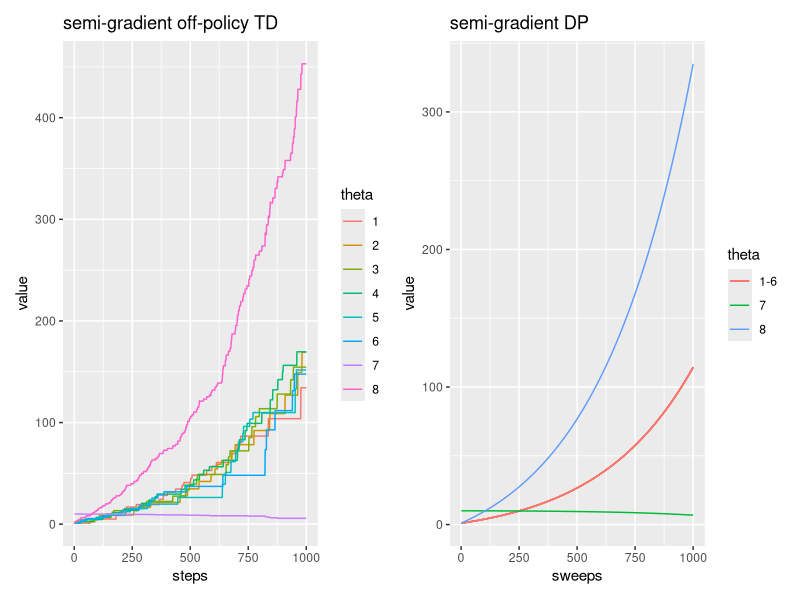
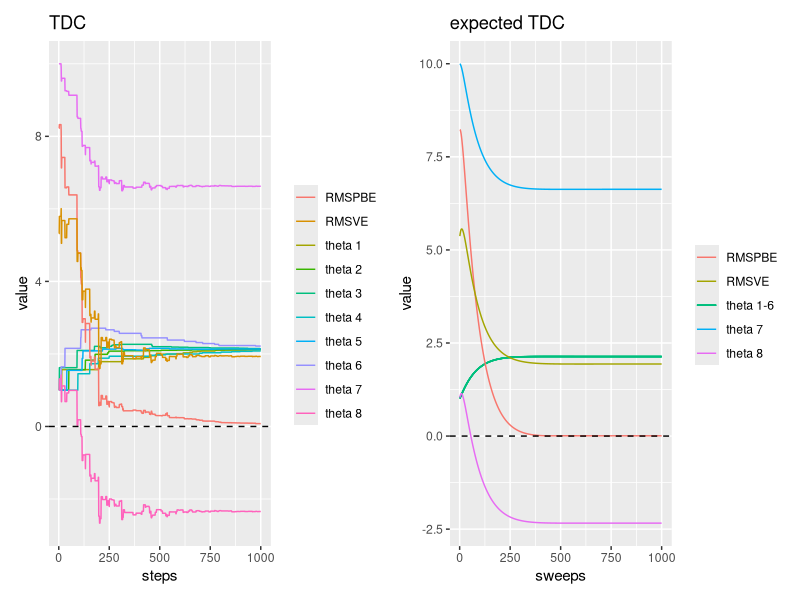
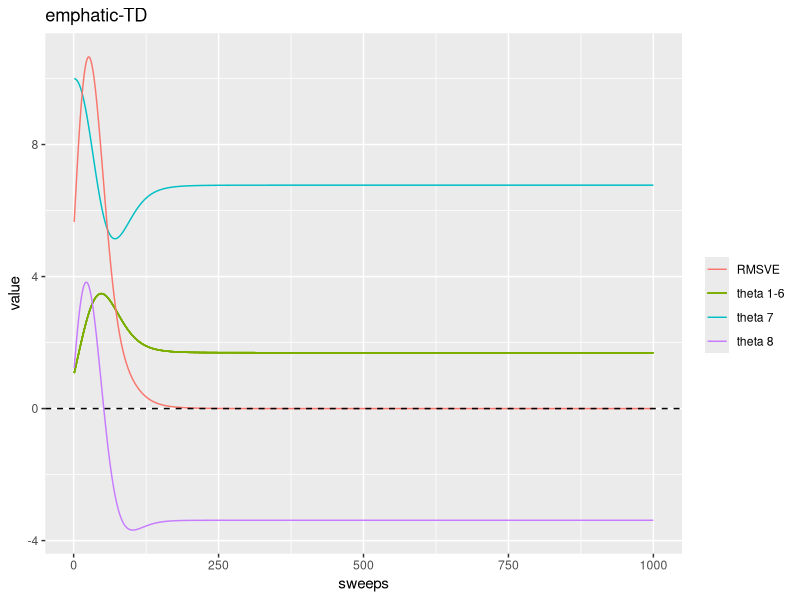

The R script that drew these images, in order:
library(tidyverse)
library(patchwork)


resample <- function(x, ...)
  x[sample.int(length(x), ...)]



# Moore-Penrose pseudo-inverse of a matrix
MPI <- function(matrix){
  SVD <- svd(matrix)
  positive <- (SVD$d > max( 1e-16 * SVD$d[1], 0))
  if (all(positive)) {
    inverse <- SVD$v %*% (1/SVD$d * t(SVD$u))
  }
  else if (any(positive)) {
    inverse <- SVD$v[, positive, drop = FALSE] %*% (1/SVD$d[positive] * t(SVD$u[, positive, drop = FALSE]))
  }
  else {
    inverse <- matrix(0, nrow = ncol(A), ncol = nrow(A))
  }
  return(inverse)
}



num_of_states <- 7



initialize_features <- function(with_weight = FALSE){
  features <- matrix(0, nrow = num_of_states, ncol = num_of_states + 1)
  for(i in seq_len(num_of_states)){
    features[i, i] <- 2
    features[i, num_of_states + 1] <- 1
  }
  features[num_of_states, num_of_states] <- 1
  features[num_of_states, num_of_states + 1] <- 2
  features <<- features
  
  theta <- rep(1, num_of_states + 1)
  theta[[num_of_states]] <- 10
  theta <<- theta
  
  if(with_weight){
    weight <<- vector("double", num_of_states + 1)
  }
}



off_policy_semi_gradient_TD <- function(state, alpha, discount = 0.99){
  
  
  if(runif(1) < 1/num_of_states){
    # the solid action
    new_state <- num_of_states
    rho <- 1 / (1/num_of_states)
    
  } else{
    # the dashed action
    new_state <- resample(1:(num_of_states - 1), 1)
    rho <- 0
  }
  
  
  delta <- discount * (features[new_state, ] %*% theta) - (features[state, ] %*% theta)
  delta <- delta * rho * alpha   
  
  theta <<- theta + as.vector(features[state, ]) * as.vector(delta)
  
  return(new_state)
}



semi_gradient_DP <- function(alpha, discount = 0.99){
  
  delta <- 0
  
  for(state in seq_len(num_of_states)){
    expected_return <- 0
    
    for(new_state in seq_len(num_of_states))
      if(new_state == num_of_states)
        expected_return <- expected_return  + discount * theta %*% features[new_state, ]
    
    error <- expected_return - (theta %*% features[state, ])
    delta <- delta + as.vector(error) * as.vector(features[state, ])
  }
  theta <<- theta + (alpha / num_of_states * delta)
}



TDC <- function(state, alpha, beta, discount = 0.99){
  if(runif(1) < 1/num_of_states){
    # the solid action
    new_state <- num_of_states
    rho <- 1 / (1/num_of_states)
    
  } else{
    # the dashed action
    new_state <- resample(1:(num_of_states - 1), 1)
    rho <- 0
  }
  
  delta <- discount * (features[new_state, ] %*% theta)  - (features[state, ] %*% theta)
  delta <- as.vector(delta)
  theta <<- theta + alpha * rho *
    (delta * features[state, ] - discount * features[new_state, ] * 
       as.vector(features[state, ] %*% weight))
  
  weight <<- weight + beta * rho * (delta - as.vector(features[state, ] %*% weight)) * as.vector(features[state, ])
  return(new_state)
}



expected_TDC <- function(alpha, beta, discount = 0.99){
  for(state in seq_len(num_of_states)){
    delta <- discount * (features[num_of_states, ] %*% theta) - (features[state, ] %*% theta)
    delta <- as.vector(delta)
    rho <- 1 / (1/num_of_states)
    expected_update_theta <- 1 / num_of_states * (1/num_of_states) * rho * 
      (delta * features[state, ] - discount * features[num_of_states, ] * as.vector(weight %*% features[state, ]))
    
    theta <<- theta + alpha * expected_update_theta
    
    expected_update_weight <- 1 / num_of_states * (1/num_of_states) * rho * 
      (delta - as.vector(weight %*% features[state, ])) * features[state, ]
    
    weight <<- weight + beta * expected_update_weight
  }
}



expected_emphatic_TD <- function(emphasis, alpha, discount = 0.99, interest = 1){
  expected_update <- 0
  expected_new_emphasis <- 0
  
  for(state in seq_len(num_of_states)){
    if(state == num_of_states){
      rho <- 1 / (1/num_of_states)
    }else{
      rho <- 0
    }
    new_emphasis <- discount * rho * emphasis + interest
    expected_new_emphasis <- expected_new_emphasis + new_emphasis
    new_state <- num_of_states
    delta <- discount * as.vector(features[new_state, ] %*% theta) - as.vector(features[state, ] %*% theta)
    expected_update <- expected_update + 
      (1 / num_of_states * (1/num_of_states) * new_emphasis * 1 / (1/num_of_states) * delta * features[state, ])
  }
  theta <<- theta + alpha * expected_update
  

  return (expected_new_emphasis / num_of_states)
}



RMSVE <- function(){
  state_distribution <- rep(1/num_of_states, num_of_states)
  return(sqrt(as.vector((features %*% theta) ^ 2) %*% state_distribution))
}



RMSPBE <- function(discount = 0.99){
  error <- vector("double", num_of_states)
  state_distribution <- rep(1/num_of_states, num_of_states)
  
  for(state in seq_len(num_of_states)){
    for (new_state in seq_len(num_of_states))
      if (new_state == num_of_states)
        error[state] <- error[state] + (discount * (theta %*% features[new_state, ]) - (theta %*% features[state, ]))
  }
  
  projection <- features %*% MPI(t(features) %*% diag(state_distribution) %*% features) %*%
    t(features) %*% diag(state_distribution) 
  
  
  error <- projection %*% error
  
  
  return(sqrt(as.vector(error ^ 2) %*% state_distribution))
}



# plotting figures

plot_fig11.2 <- function(){
  # left plot
  initialize_features()
  
  state <- resample(seq_len(num_of_states), 1)

  theta_list <- list()
  for(step in 1:1000){
    state <- off_policy_semi_gradient_TD(state, 0.01)
    theta_list[[step]] <- theta
  }

  lines <- theta_list %>% 
    transpose() %>% 
    imap(~geom_line(aes(y = unlist(.x), color = as.character(.y))))
  
  x_axis <- data.frame("steps" = 1:1000)
  
  plot1 <- ggplot(x_axis, aes(x = steps)) +
    lines +
    labs(title = "semi-gradient off-policy TD",
         color = "theta",
         y = "value")
  
  
  #right plot
  initialize_features()
  

  theta_list <- list()
  for(sweep in 1:1000){
    semi_gradient_DP(0.01)
    theta_list[[sweep]] <- theta
  }
  
  lines <- theta_list %>% 
    transpose() %>%
    imap(~{
      color <- ifelse(.y %in% 1:6, "1-6", as.character(.y))
      geom_line(aes(y = unlist(.x), color = color))
    })
  
  x_axis <- data.frame("sweeps" = 1:1000)
  
  plot2 <- ggplot(x_axis, aes(x = sweeps)) +
    lines +
    labs(title = "semi-gradient DP",
         color = "theta",
         y = "value")
  
  return(wrap_plots(plot1, plot2))
}



plot_fig11.5 <- function(){
  # left plot
  initialize_features(with_weight = TRUE)
  
  state <- resample(seq_len(num_of_states), 1)
  
  theta_list <- list()
  rmsve <- vector("double", 1000)
  rmspbe  <- vector("double", 1000)
  for(step in 1:1000){
    state <- TDC(state, 0.005, 0.05)
    theta_list[[step]] <- theta
    rmsve[step] <- RMSVE()
    rmspbe[step] <- RMSPBE()
  }
  
  
  rmsve <- data.frame(rmsve, "steps" = 1:1000)
  rmspbe <- data.frame(rmspbe, "steps" = 1:1000)
  
  lines <- theta_list %>% 
    transpose() %>% 
    imap(~geom_line(aes(y = unlist(.x), color = paste("theta", .y))))
  
  x_axis <- data.frame("steps" = 1:1000)
  
  plot1 <- ggplot(x_axis, aes(x = steps)) +
    lines +
    geom_line(aes(y = rmspbe, color = "RMSPBE"), rmspbe) +
    geom_line(aes(y = rmsve, color = "RMSVE"), rmsve) +
    geom_hline(yintercept = 0, linetype = "dashed") +
    labs(title = "TDC",
         y = "value",
         color = "")
  
  
  # right plot
  initialize_features(with_weight = TRUE)
  
  
  theta_list <- list()
  rmsve <- vector("double", 1000)
  rmspbe  <- vector("double", 1000)
  for(sweep in 1:1000){
    state <- expected_TDC(0.005, 0.05)
    theta_list[[sweep]] <- theta
    rmsve[sweep] <- RMSVE()
    rmspbe[sweep] <- RMSPBE()
  }
  
  rmsve <- data.frame(rmsve, "sweeps" = 1:1000)
  rmspbe <- data.frame(rmspbe, "sweeps" = 1:1000)
  
  lines <- theta_list %>% 
    transpose() %>%
    imap(~{
      color <- ifelse(.y %in% 1:6, "theta 1-6", paste("theta", .y))
      geom_line(aes(y = unlist(.x), color = color))
    })
  
  x_axis <- data.frame("sweeps" = 1:1000)
  
  plot2 <- ggplot(x_axis, aes(x = sweeps)) +
    lines +
    geom_line(aes(y = rmspbe, color = "RMSPBE"), rmspbe) +
    geom_line(aes(y = rmsve, color = "RMSVE"), rmsve) +
    geom_hline(yintercept = 0, linetype = "dashed") +
    labs(title = "expected TDC",
         y = "value",
         color = "")
  
  return(wrap_plots(plot1, plot2))
}



plot_fig11.6 <- function(){
  
  initialize_features()
  
  emphasis <- 0
  theta_list <- list()
  rmsve <- vector("double", 1000)
  
  for(sweep in 1:1000){
    emphasis <- expected_emphatic_TD(emphasis, 0.03)
    theta_list[[sweep]] <- theta
    rmsve[sweep] <- RMSVE()
  }
  rmsve <- data.frame(rmsve, "sweeps" = 1:1000)
  
  lines <- theta_list %>% 
    transpose() %>%
    imap(~{
      color <- ifelse(.y %in% 1:6, "theta 1-6", paste("theta", .y))
      geom_line(aes(y = unlist(.x), color = color))
    })
  
  x_axis <- data.frame("sweeps" = 1:1000)
  
  plot <- ggplot(x_axis, aes(x = sweeps)) +
    lines +
    geom_line(aes(y = rmsve, color = "RMSVE"), rmsve) +
    geom_hline(yintercept = 0, linetype = "dashed") +
    labs(title = "emphatic-TD",
         y = "value",
         color = "")
  
  return(plot)
}



plot_fig11.2()
plot_fig11.5()
plot_fig11.6()
